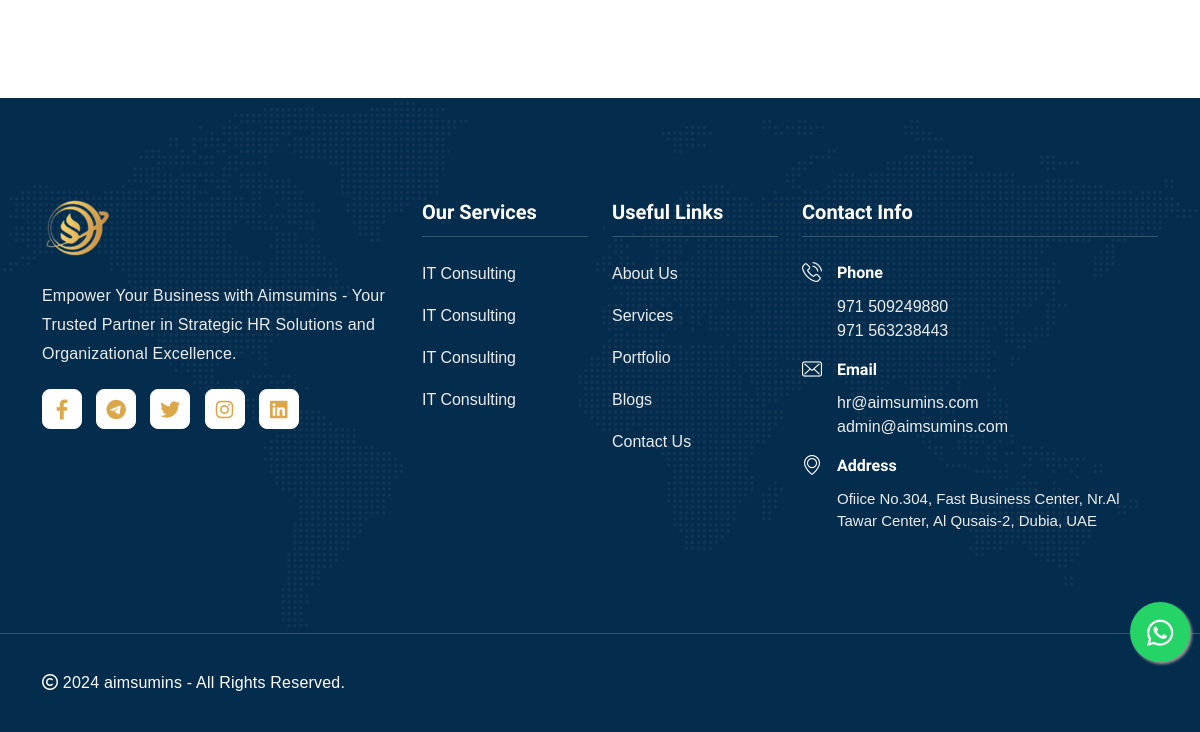
Page /portfolio/ (lower part) on the earlier database version.
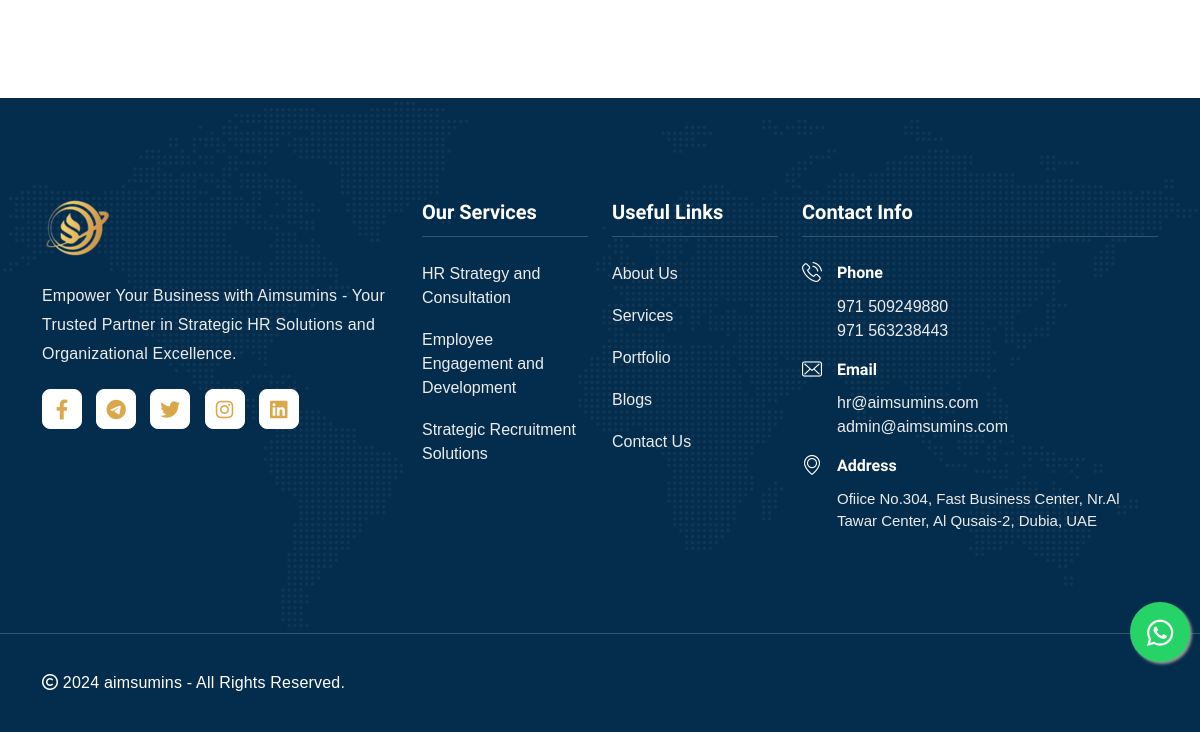
Same page on the later database version.
### web/models.py (models this page shows, shortened)
class Service(models.Model):
    title=models.CharField(max_length=200)
    slug=models.SlugField(unique=True, max_length=100)
    image=VersatileImageField(upload_to='services',help_text=" The recommended size is 850x450 pixels.")
    description=HTMLField()
    def get_absolute_url(self):
        return reverse_lazy('web:service-detail', kwargs={'slug': self.slug})

### web/views.py (the view)
# urls.py: path("portfolio/", views.PortfolioView.as_view(), name="portfolio"),
class PortfolioView(ListView):
    model = Portfolio
    template_name = "web/portfolio.html"
    def get_context_data(self, **kwargs):
        context = super().get_context_data(**kwargs)
        context["categories"] = PortfolioCategory.objects.all()
        return context

### web/context_processors.py (called while the page is built)
def main_context(request):
    service=Service.objects.all().order_by('-id')[:4]
    return {
        "footer_services": service,
    }

### templates/web/portfolio.html (shortened to what this page needs)
{% extends "web/base.html" %}
{% load static %}
{% block content %}
    <section class="portfolio-area section-padding section-50-padd">
    </section>
{% endblock %}

### templates/web/partials/footer.html (shortened to what the changed rows need)
{% load static %}
<section class="footer-subscribe-wrapper">
    <div class="footer-area ptb-100">
        <div class="container">
            <div class="row">
                <div class="col-lg-2 col-md-6 col-sm-6">
                    <div class="single-footer-widget">
                        <ul class="footer-quick-links">
                            {% for i in footer_services %}
                            <li><a href="{{ i.get_absolute_url }}">{{ i.title }}</a></li>
                            {% endfor %}
                        </ul>
                    </div>
                </div>
            </div>
        </div>
    </div>
</section>

Differences in the rows shown:
removed Service: title "IT Consulting"
removed Service: title "IT Consulting"
removed Service: title "IT Consulting"
removed Service: title "IT Consulting"
added Service: title "HR Strategy and Consultation"
added Service: title "Employee Engagement and Development"
added Service: title "Strategic Recruitment Solutions"
